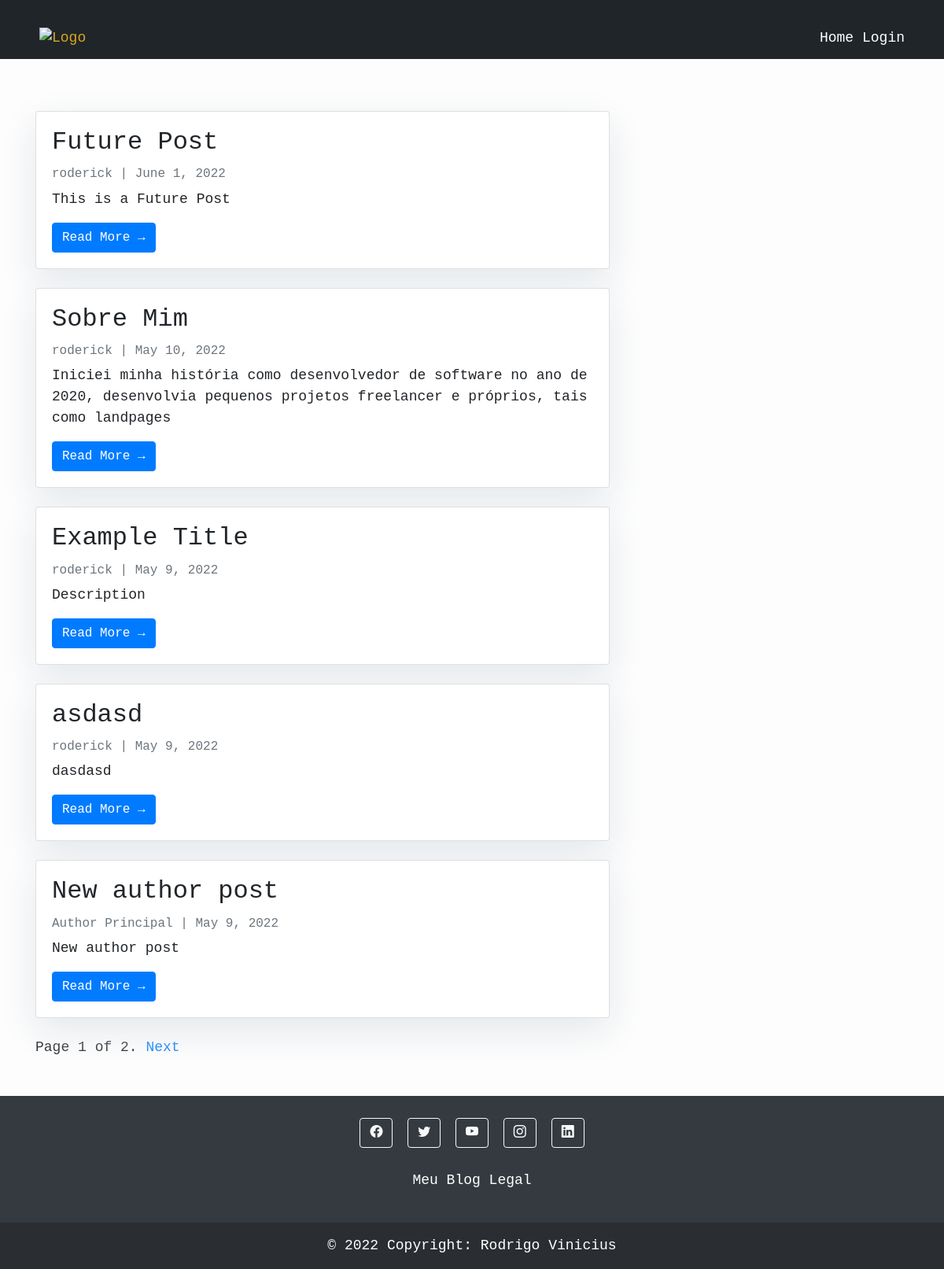
The page / on the database its author committed.
### blog/models.py (models this page shows, shortened)
class Post(models.Model):
    author = models.ForeignKey(User, on_delete=models.CASCADE, related_name='posts')
    slug = models.SlugField(max_length=300, unique=True)
    title = models.CharField(verbose_name='Title', max_length=124)
    description = models.CharField(
        verbose_name='Description',
        help_text='Litle description to the post.',
        max_length=400
    )
    content = models.TextField(verbose_name='Content of the post')
    publication_date = models.DateField(verbose_name='Publication date')
    created_at = models.DateTimeField(auto_now_add=True)
    updated_at = models.DateTimeField(auto_now=True)
    active = models.BooleanField(verbose_name='Active post', default=True)

### base/models.py (models this page shows)
class User(AbstractBaseUser, PermissionsMixin):
    email = models.EmailField(verbose_name='Email address', unique=True)
    first_name = models.CharField(verbose_name='First name', max_length=30, blank=True)
    last_name = models.CharField(verbose_name='Last name', max_length=30, blank=True)
    is_active = models.BooleanField(verbose_name='Active', default=True)
    is_staff = models.BooleanField(verbose_name='Staff', default=True)
    created_at  = models.DateTimeField(
        verbose_name='Created at',
        auto_now_add=True
    )
    modified_at = models.DateTimeField(
        verbose_name='Modified at',
        auto_now=True
    )
    objects = UserManager()
    USERNAME_FIELD = 'email'
    REQUIRED_FIELDS = []
    class Meta:
        verbose_name = 'user'
        verbose_name_plural = 'users'
    def get_full_name(self) -> str:
        return f'{self.first_name} {self.last_name}'

### blog/views.py (the view)
# urls.py: path('', views.PostList.as_view(), name='home'),
class PostList(generic.ListView):
    queryset = Post.objects.filter(
        publication_date__lte=datetime.now(),
        active=True
    ).order_by('-publication_date')
    template_name = 'index.html'
    paginate_by = 5

### templates/index.html (shortened to what this page needs)
{% extends "base.html" %}
{% block content %}
<div class="container">
    <div class="row">
        <div class="col-md-8 mt-3 left">
            {% for post in post_list %}
            <div class="card mb-4">
                <div class="card-body">
                    <h2 class="card-title">{{ post.title }}</h2>
                    <p class="card-text text-muted h6">{{ post.author.get_full_name }} | {{ post.publication_date}} </p>
                    <p class="card-text">{{post.description|slice:":200" }}</p>
                    <a href="{% url 'post_detail' post.slug  %}" class="btn btn-primary">Read More &rarr;</a>
                </div>
            </div>
            {% endfor %}
            <div class="pagination">
                <span class="page-links">
                        <span class="page-current">
                            Page {{ page_obj.number }} of {{ page_obj.paginator.num_pages }}.
                        </span>
                    {% if page_obj.has_next %}
                        <a href="/?page={{ page_obj.next_page_number }}">Next</a>
                    {% endif %}
                </span>
            </div>
        </div>
    </div>
</div>
{% endblock %}

### templates/base.html (style rules this page uses)
body { font-family: "Lucida Console", monospace; font-size: 17px; background-color: #fdfdfd; }

### templates/index.html (style rules this page uses)
body { font-family: "Lucida Console", monospace; font-size: 18px; background-color: #fdfdfd; }
.card { box-shadow: 0 16px 48px #E3E7EB; }

### rows shown on the page
Post: title "Future Post", author.get_full_name "roderick", publication_date "June 1, 2022", description "This is a Future Post"
Post: title "Sobre Mim", author.get_full_name "roderick", publication_date "May 10, 2022", description "Iniciei minha história como desenvolvedor de software no ano de 2020, desenvolvia pequenos projetos freelancer e próprios, tais como landpages"
Post: title "Example Title", author.get_full_name "roderick", publication_date "May 9, 2022", description "Description"
Post: title "asdasd", author.get_full_name "roderick", publication_date "May 9, 2022", description "dasdasd"
Post: title "New author post", author.get_full_name "Author Principal", publication_date "May 9, 2022", description "New author post"

### other values the page prints
{{ page_obj.number }} "1"
{{ page_obj.paginator.num_pages }} "2"
